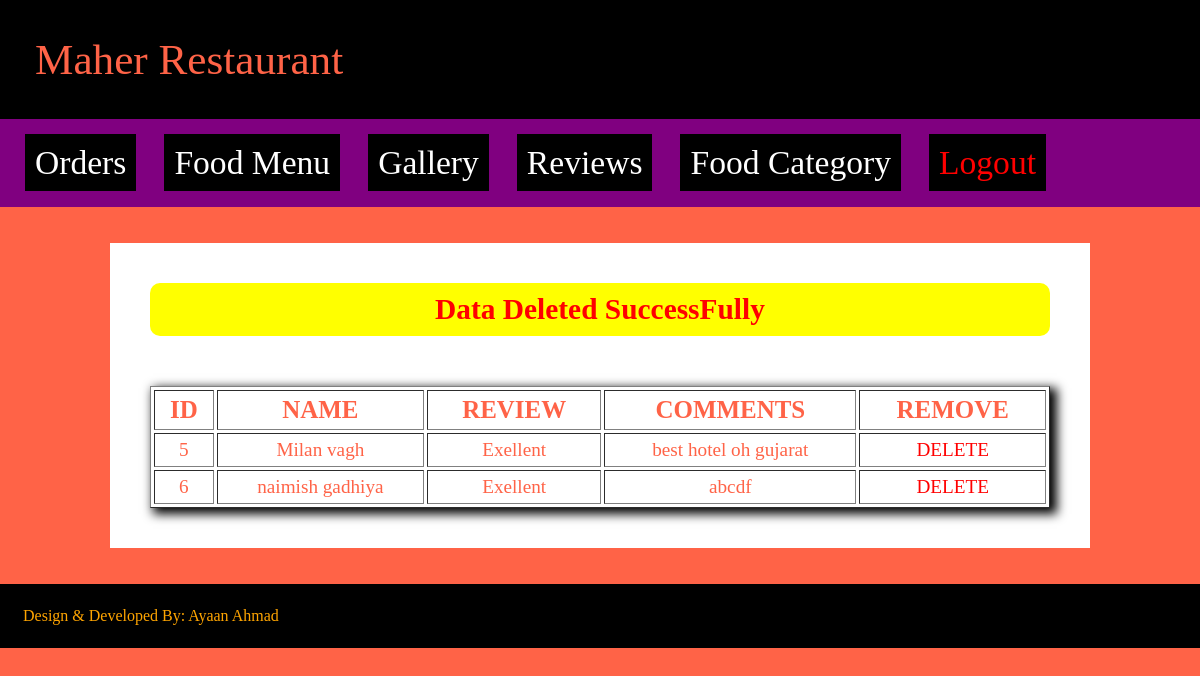
/admin/delreview.php, run on the app's committed database.
### tables this page shows
CREATE TABLE `review` (
  `id` bigint(12) NOT NULL,
  `name` varchar(100) NOT NULL,
  `review` varchar(100) NOT NULL,
  `description` text NOT NULL
);

### admin/delreview.php (the view, shortened to what this page needs)
<?php include "header.php"; ?>
<?php include "connect.php"; ?>
<div class="content">
	<?php
		$a = $_GET['a'];
		mysqli_query($con,"delete from review where id='$a'");
	?>
		<div style="color: red; font-size: 1.4em; font-weight: bold; border-radius:10px; background-color: yellow; padding: 10px; text-align: center;">Data Deleted SuccessFully</div>
		<br><br>
	<table border=1 width="100%" cellspacing="3" cellpadding="5" style="box-shadow: 5px 4px 10px 2px;">
		<tr>
			<th>ID</th><th>NAME</th><th>REVIEW</th><th>COMMENTS</th><th>REMOVE</th>
		</tr>
		<?php
			$s = mysqli_query($con,"select * from review");
			while($r = mysqli_fetch_array($s))
			{
			?>
				<tr align=center>
					<td><?php echo $r['id']; ?></td>
					<td><?php echo $r['name']; ?></td>
					<td><?php echo $r['review']; ?></td>
					<td><?php echo $r['description']; ?></td>
					<td><a href="delreview.php?a=<?php echo $r['id']; ?>" class="del">DELETE</a></td>
				</tr>
		<?php
			}
		?>
	</table>
</div>
<?php include "footer.php"; ?>

### admin/style2.css (style rules this page uses)
.content { background-color: white; font-size:21px; width: 75%; margin: 0 auto; padding: 40px; }
.del { color: red; }
tr { color: tomato; }
th { color: blue; font-size: 1.2em; }

### admin/delreview.php (style rules this page uses)
tr { font-size: 1.2em; }
th { color: tomato; font-size: 1.3em; }
.del { color: red; text-decoration: none; }

### data on the page
review: id "5", name "Milan vagh", review "Exellent", description "best hotel oh gujarat"
review: id "6", name "naimish gadhiya", review "Exellent", description "abcdf"
